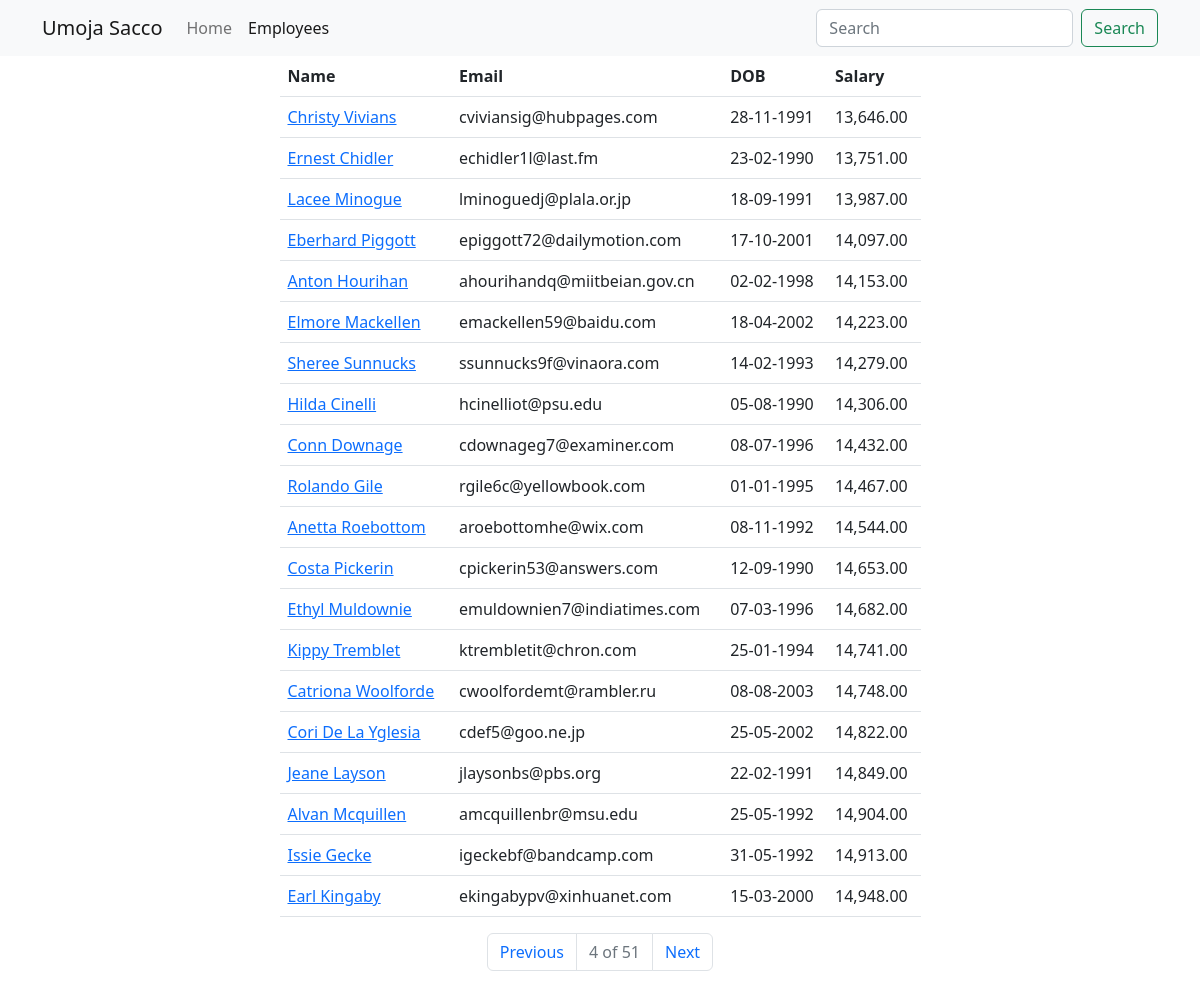
The page /employees?page=4 on the database its author committed.
### main_app/models.py (models this page shows, shortened)
class Employee(models.Model):
    name = models.CharField(max_length=40)
    email = models.EmailField(unique=True)
    dob = models.DateField(null=True)
    salary = models.DecimalField(max_digits=7, decimal_places=2)  # 67000.58
    disabled = models.BooleanField(default=False)
    profile = models.ImageField(upload_to=unique_img_name, null=True, default="employees/employee.png")
    created_at = models.DateTimeField(auto_now_add=True, null=True)  # Once during creation
    updated_at = models.DateTimeField(auto_now=True, null=True)  # Every time an update happens
    class Meta:
        verbose_name = 'Employee'
        verbose_name_plural = 'Employees'
        ordering = ["salary"]

### main_app/views.py (the view)
# urls.py: path('employees', views.all_employees, name="all"),
def all_employees(request):
    employees = Employee.objects.all()  # SELECT * FROM employees
    paginator = Paginator(employees, 20)
    page_number = request.GET.get("page")
    data = paginator.get_page(page_number)
    return render(request, "all_employees.html", {"employees": data})

### templates/all_employees.html (shortened to what this page needs)
{% extends "base_template.html" %}
{% load humanize %}
{% block content %}
    {% include 'navbar.html' %}
    <div class="container">
        <div class="row justify-content-center">
            <div class="col-sm-7">
                <table class="table">
                    <thead>
                    <tr>
                        <th>Name</th>
                        <th>Email</th>
                        <th>DOB</th>
                        <th>Salary</th>
                    </tr>
                    </thead>
                    <tbody>
                    {% for employee in employees %}
                        <tr>
                            <td>
                                <a href="/employees/{{ employee.id }}">{{ employee.name | title }}</a>
                            </td>
                            <td>{{ employee.email }}</td>
                            <td>{{ employee.dob | date:'d-m-Y' }}</td>
                            <td>{{ employee.salary | intcomma }}</td>
                        </tr>
                    {% endfor %}
                    </tbody>
                </table>
                <nav aria-label="Page navigation example">
                    <ul class="pagination justify-content-center">
                        {% if employees.has_previous %}
                            <li class="page-item">
                                <a class="page-link" href='?page={{ employees.previous_page_number }}'>Previous</a>
                            </li>
                        {% else %}
                            <li class="page-item disabled">
                                <a class="page-link" href='' tabindex="-1" aria-disabled="True">Previous</a>
                            </li>
                        {% endif %}
                           <li class="page-item disabled">
                                <a class="page-link" href='' tabindex="-1" aria-disabled="True">{{ employees.number }} of {{ employees.paginator.num_pages }}</a>
                            </li>
                        {% if employees.has_next %}
                            <li class="page-item">
                                <a class="page-link" href='?page={{ employees.next_page_number }}'>Next</a>
                            </li>
                        {% else %}
                            <li class="page-item disabled">
                                <a class="page-link" href='' tabindex="-1" aria-disabled="True">Next</a>
                            </li>
                        {% endif %}
                    </ul>
                </nav>
            </div>
        </div>
    </div>
{% endblock %}

### rows shown on the page
Employee: name "Christy Vivians", email "cviviansig@hubpages.com", dob "28-11-1991", salary "13,646.00"
Employee: name "Ernest Chidler", email "echidler1l@last.fm", dob "23-02-1990", salary "13,751.00"
Employee: name "Lacee Minogue", email "lminoguedj@plala.or.jp", dob "18-09-1991", salary "13,987.00"
Employee: name "Eberhard Piggott", email "epiggott72@dailymotion.com", dob "17-10-2001", salary "14,097.00"
Employee: name "Anton Hourihan", email "ahourihandq@miitbeian.gov.cn", dob "02-02-1998", salary "14,153.00"
Employee: name "Elmore Mackellen", email "emackellen59@baidu.com", dob "18-04-2002", salary "14,223.00"
Employee: name "Sheree Sunnucks", email "ssunnucks9f@vinaora.com", dob "14-02-1993", salary "14,279.00"
Employee: name "Hilda Cinelli", email "hcinelliot@psu.edu", dob "05-08-1990", salary "14,306.00"
Employee: name "Conn Downage", email "cdownageg7@examiner.com", dob "08-07-1996", salary "14,432.00"
Employee: name "Rolando Gile", email "rgile6c@yellowbook.com", dob "01-01-1995", salary "14,467.00"
Employee: name "Anetta Roebottom", email "aroebottomhe@wix.com", dob "08-11-1992", salary "14,544.00"
Employee: name "Costa Pickerin", email "cpickerin53@answers.com", dob "12-09-1990", salary "14,653.00"
Employee: name "Ethyl Muldownie", email "emuldownien7@indiatimes.com", dob "07-03-1996", salary "14,682.00"
Employee: name "Kippy Tremblet", email "ktrembletit@chron.com", dob "25-01-1994", salary "14,741.00"
Employee: name "Catriona Woolforde", email "cwoolfordemt@rambler.ru", dob "08-08-2003", salary "14,748.00"
Employee: name "Cori De La Yglesia", email "cdef5@goo.ne.jp", dob "25-05-2002", salary "14,822.00"
Employee: name "Jeane Layson", email "jlaysonbs@pbs.org", dob "22-02-1991", salary "14,849.00"
Employee: name "Alvan Mcquillen", email "amcquillenbr@msu.edu", dob "25-05-1992", salary "14,904.00"
Employee: name "Issie Gecke", email "igeckebf@bandcamp.com", dob "31-05-1992", salary "14,913.00"
Employee: name "Earl Kingaby", email "ekingabypv@xinhuanet.com", dob "15-03-2000", salary "14,948.00"

### other values the page prints
{{ employees.number }} "4"
{{ employees.paginator.num_pages }} "51"
